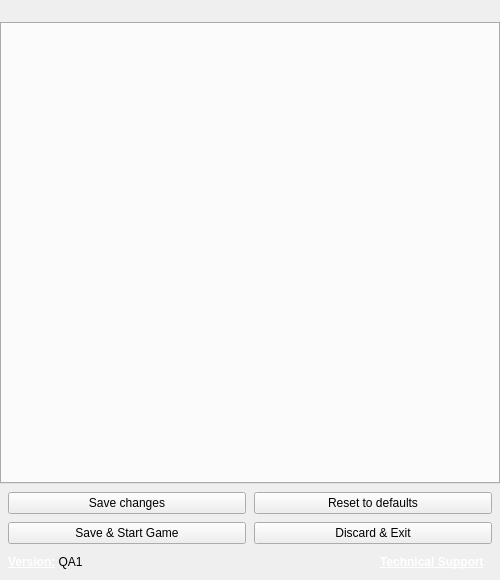
<?xml version="1.0" encoding="UTF-8"?>
<ui version="4.0">
 <class>LauncherWindow</class>
 <widget class="QMainWindow" name="LauncherWindow">
  <property name="geometry">
   <rect>
    <x>0</x>
    <y>0</y>
    <width>500</width>
    <height>580</height>
   </rect>
  </property>
  <property name="sizePolicy">
   <sizepolicy hsizetype="Fixed" vsizetype="Fixed">
    <horstretch>0</horstretch>
    <verstretch>0</verstretch>
   </sizepolicy>
  </property>
  <property name="minimumSize">
   <size>
    <width>500</width>
    <height>580</height>
   </size>
  </property>
  <property name="maximumSize">
   <size>
    <width>500</width>
    <height>580</height>
   </size>
  </property>
  <property name="windowTitle">
   <string>Launcher</string>
  </property>
  <property name="styleSheet">
   <string notr="true"/>
  </property>
  <widget class="QWidget" name="centralwidget">
   <layout class="QGridLayout" name="gridLayout">
    <property name="leftMargin">
     <number>0</number>
    </property>
    <property name="topMargin">
     <number>0</number>
    </property>
    <property name="rightMargin">
     <number>0</number>
    </property>
    <property name="bottomMargin">
     <number>0</number>
    </property>
    <property name="spacing">
     <number>0</number>
    </property>
    <item row="0" column="0">
     <widget class="QFrame" name="frame">
      <property name="frameShape">
       <enum>QFrame::NoFrame</enum>
      </property>
      <property name="frameShadow">
       <enum>QFrame::Plain</enum>
      </property>
      <layout class="QVBoxLayout" name="verticalLayout">
       <property name="spacing">
        <number>8</number>
       </property>
       <property name="leftMargin">
        <number>0</number>
       </property>
       <property name="topMargin">
        <number>0</number>
       </property>
       <property name="rightMargin">
        <number>0</number>
       </property>
       <property name="bottomMargin">
        <number>8</number>
       </property>
       <item>
        <widget class="QLabel" name="headerImage">
         <property name="text">
          <string/>
         </property>
         <property name="alignment">
          <set>Qt::AlignCenter</set>
         </property>
        </widget>
       </item>
       <item>
        <widget class="QTabWidget" name="tabWidget"/>
       </item>
       <item>
        <layout class="QGridLayout" name="primaryButtonsLayout">
         <property name="leftMargin">
          <number>8</number>
         </property>
         <property name="topMargin">
          <number>0</number>
         </property>
         <property name="rightMargin">
          <number>8</number>
         </property>
         <item row="0" column="0">
          <widget class="QPushButton" name="saveButton">
           <property name="text">
            <string>Save changes</string>
           </property>
          </widget>
         </item>
         <item row="1" column="0">
          <widget class="QPushButton" name="startButton">
           <property name="text">
            <string>Save &amp;&amp; Start Game</string>
           </property>
          </widget>
         </item>
         <item row="1" column="1">
          <widget class="QPushButton" name="cancelButton">
           <property name="text">
            <string>Discard &amp;&amp; Exit</string>
           </property>
          </widget>
         </item>
         <item row="0" column="1">
          <widget class="QPushButton" name="resetButton">
           <property name="text">
            <string>Reset to defaults</string>
           </property>
          </widget>
         </item>
        </layout>
       </item>
       <item>
        <layout class="QHBoxLayout" name="bottomBarLayout">
         <property name="spacing">
          <number>8</number>
         </property>
         <property name="leftMargin">
          <number>8</number>
         </property>
         <property name="rightMargin">
          <number>8</number>
         </property>
         <property name="bottomMargin">
          <number>0</number>
         </property>
         <item>
          <widget class="QLabel" name="versionLabel">
           <property name="text">
            <string>&lt;html&gt;&lt;head/&gt;&lt;body&gt;&lt;p&gt;&lt;a href=&quot;https://github.com/CommitteeOfZero/cc-patch/releases&quot;&gt;&lt;span style=&quot; font-weight:600; text-decoration: underline; color:#ffffff;&quot;&gt;Version:&lt;/span&gt;&lt;/a&gt; QA1&lt;/p&gt;&lt;/body&gt;&lt;/html&gt;</string>
           </property>
          </widget>
         </item>
         <item>
          <spacer name="horizontalSpacer">
           <property name="orientation">
            <enum>Qt::Horizontal</enum>
           </property>
           <property name="sizeHint" stdset="0">
            <size>
             <width>40</width>
             <height>20</height>
            </size>
           </property>
          </spacer>
         </item>
         <item>
          <widget class="QLabel" name="techSupportLabel">
           <property name="text">
            <string>&lt;html&gt;&lt;head/&gt;&lt;body&gt;&lt;p&gt;&lt;a href=&quot;https://discord.gg/rq4GGCh&quot;&gt;&lt;span style=&quot; font-weight:600; text-decoration: underline; color:#ffffff;&quot;&gt;Technical Support&lt;/span&gt;&lt;/a&gt;&lt;/p&gt;&lt;/body&gt;&lt;/html&gt;</string>
           </property>
          </widget>
         </item>
         <item>
          <widget class="QLabel" name="logoLabel">
           <property name="text">
            <string>&lt;html&gt;&lt;head/&gt;&lt;body&gt;&lt;p&gt;&lt;img src=&quot;:/assets/cozlogo.png&quot;/&gt;&lt;/p&gt;&lt;/body&gt;&lt;/html&gt;</string>
           </property>
          </widget>
         </item>
        </layout>
       </item>
      </layout>
     </widget>
    </item>
   </layout>
  </widget>
 </widget>
 <tabstops>
  <tabstop>tabWidget</tabstop>
  <tabstop>saveButton</tabstop>
  <tabstop>resetButton</tabstop>
  <tabstop>startButton</tabstop>
  <tabstop>cancelButton</tabstop>
 </tabstops>
 <resources/>
 <connections/>
</ui>
